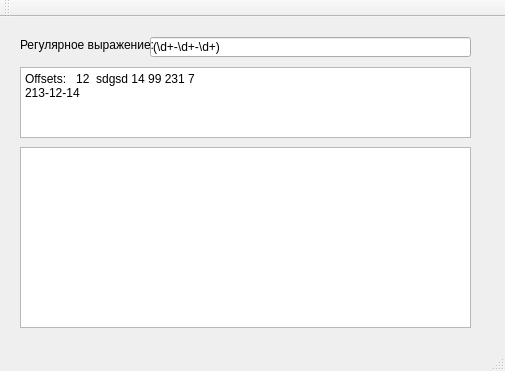
<?xml version="1.0" encoding="UTF-8"?>
<ui version="4.0">
 <class>MainWindow</class>
 <widget class="QMainWindow" name="MainWindow">
  <property name="geometry">
   <rect>
    <x>0</x>
    <y>0</y>
    <width>505</width>
    <height>371</height>
   </rect>
  </property>
  <property name="windowTitle">
   <string>MainWindow</string>
  </property>
  <widget class="QWidget" name="centralWidget">
   <widget class="QLineEdit" name="regExpEdit">
    <property name="geometry">
     <rect>
      <x>150</x>
      <y>20</y>
      <width>321</width>
      <height>20</height>
     </rect>
    </property>
    <property name="text">
     <string>(\d+-\d+-\d+)</string>
    </property>
   </widget>
   <widget class="QLabel" name="label">
    <property name="geometry">
     <rect>
      <x>20</x>
      <y>20</y>
      <width>141</width>
      <height>16</height>
     </rect>
    </property>
    <property name="text">
     <string>Регулярное выражение:</string>
    </property>
   </widget>
   <widget class="QPlainTextEdit" name="srcText">
    <property name="geometry">
     <rect>
      <x>20</x>
      <y>50</y>
      <width>451</width>
      <height>71</height>
     </rect>
    </property>
    <property name="plainText">
     <string>Offsets:   12  sdgsd 14 99 231 7
213-12-14</string>
    </property>
   </widget>
   <widget class="QPlainTextEdit" name="resText">
    <property name="geometry">
     <rect>
      <x>20</x>
      <y>130</y>
      <width>451</width>
      <height>181</height>
     </rect>
    </property>
   </widget>
  </widget>
  <widget class="QMenuBar" name="menuBar">
   <property name="geometry">
    <rect>
     <x>0</x>
     <y>0</y>
     <width>505</width>
     <height>21</height>
    </rect>
   </property>
  </widget>
  <widget class="QToolBar" name="mainToolBar">
   <attribute name="toolBarArea">
    <enum>TopToolBarArea</enum>
   </attribute>
   <attribute name="toolBarBreak">
    <bool>false</bool>
   </attribute>
  </widget>
  <widget class="QStatusBar" name="statusBar"/>
 </widget>
 <layoutdefault spacing="6" margin="11"/>
 <resources/>
 <connections/>
</ui>
